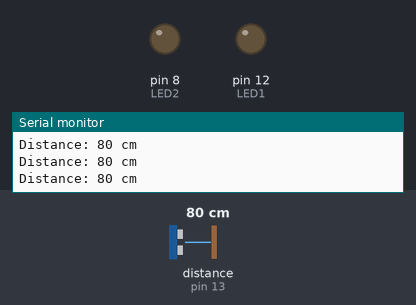
The sketch below on a simulated Arduino Uno, built with avr-gcc and run on an emulated ATmega328P. On the bench: output pins drawn as LEDs (lit = HIGH), the last lines printed to the serial monitor. Wiring (inferred from the names in the program): ultrasonic range finder: trigger pin 4; echo pin 13. The inputs (shaded band) are chosen by the test bench; at power-on: distance to the obstacle (sensor on pin 13) 80 cm. The echo pulse lasts 58.3 µs per cm; pins used as bus, display or sensor lines are not drawn.

Above: at 1.2 s.
1.3 s: distance to the obstacle (sensor on pin 13) set to 31 cm
2.8 s: distance to the obstacle (sensor on pin 13) set to 25 cm
At 4.0 s:
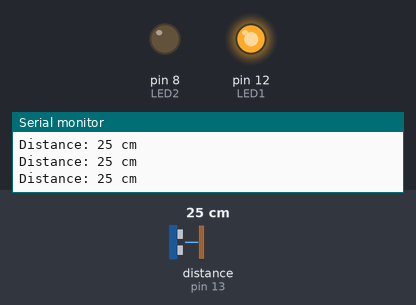
4.3 s: distance to the obstacle (sensor on pin 13) set to 16 cm
7.3 s: distance to the obstacle (sensor on pin 13) set to 13 cm
At 7.9 s:
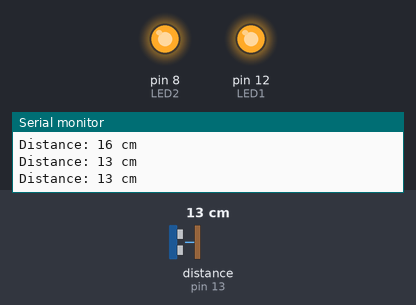
9.1 s: distance to the obstacle (sensor on pin 13) set to 35 cm
At 9.6 s:
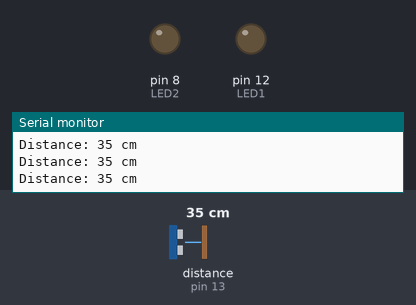
10.7 s: distance to the obstacle (sensor on pin 13) set to 2 cm
At 11.6 s:
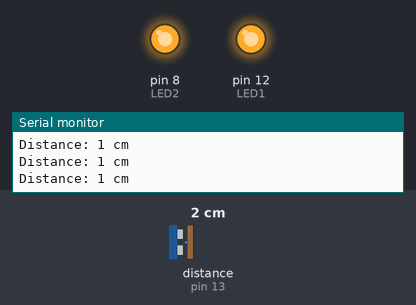
Timing chart, 0 to 13.3 s (numbered marks = the images above; inputs shaded):
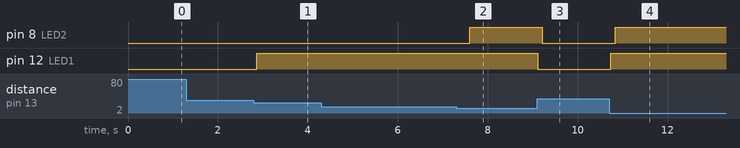

The sketch:

Main.ino
```cpp
// UltraSonic
const int echo = 13;
const int trig = 4;
// LEDS
const int LED2 = 8;
const int LED1 = 12;


int duration = 0;
int distance = 0;

void setup() {
  // INPUTS
  pinMode(echo, INPUT);
  //OUTPUTS
  pinMode(trig, OUTPUT);
  pinMode(LED1, OUTPUT);
  pinMode(LED2, OUTPUT);

  Serial.begin(9600);
}

void loop() {
  digitalWrite(trig, HIGH);
  delayMicroseconds(10);
  digitalWrite(trig, LOW);

  duration = pulseIn(echo, HIGH);
  distance = (duration * 0.0343) / 2; // Calculate distance in centimeters

  Serial.print("Distance: ");
  Serial.print(distance);
  Serial.println(" cm");

  if (distance < 28) {
    digitalWrite(LED1, HIGH);
  } else {
    digitalWrite(LED1 , LOW);
  }
   delay(100);
  if (distance < 15) {
    digitalWrite(LED2, HIGH);
  } else {
    digitalWrite(LED2, LOW);
  }
  delay(100);
}
```

Measured:
- the behaviour switches between 28 and 27 cm on distance to the obstacle (sensor on pin 13) (found by bisection; images 0 and 1)
- the behaviour switches between 15 and 14 cm on distance to the obstacle (sensor on pin 13) (found by bisection; images 1 and 2)
- after the input at 2.8 s, pin 12 (LED1): LOW → HIGH after 0.06 s
- after the input at 7.3 s, pin 8 (LED2): LOW → HIGH after 0.30 s
- after the input at 9.1 s, pin 8 (LED2): HIGH → LOW after 0.11 s; pin 12 (LED1): HIGH → LOW at once
- after the input at 10.7 s, pin 8 (LED2): LOW → HIGH after 0.13 s; pin 12 (LED1): LOW → HIGH at once
